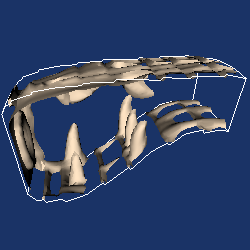

The script that drew this image:
#!/usr/bin/env python

# Generate a structured grid from field data via a write/read round-trip
# using PLOT3D combustor data, then visualize with an isosurface and outline.

import os
import tempfile

# Factory overrides
import vtkmodules.vtkInteractionStyle  # noqa: F401
import vtkmodules.vtkRenderingOpenGL2  # noqa: F401

from vtkmodules.vtkCommonColor import vtkNamedColors
from vtkmodules.vtkFiltersCore import (
    vtkContourFilter,
    vtkDataObjectToDataSetFilter,
    vtkDataSetToDataObjectFilter,
    vtkFieldDataToAttributeDataFilter,
    vtkPolyDataNormals,
    vtkStructuredGridOutlineFilter,
)
from vtkmodules.vtkIOLegacy import (
    vtkDataObjectReader,
    vtkDataObjectWriter,
    vtkStructuredGridReader,
    vtkStructuredGridWriter,
)
from vtkmodules.vtkIOParallel import vtkMultiBlockPLOT3DReader
from vtkmodules.vtkRenderingCore import (
    vtkActor,
    vtkPolyDataMapper,
    vtkRenderWindow,
    vtkRenderWindowInteractor,
    vtkRenderer,
)

# Data directory
data_dir = os.environ.get("VPE_DATA_DIR", os.path.dirname(os.path.abspath(__file__)))
tmp_dir = tempfile.gettempdir()

# Inline color helper
named_colors = vtkNamedColors()
bisque_rgb = [0.0, 0.0, 0.0]
named_colors.GetColorRGB("bisque", bisque_rgb)

# Read PLOT3D data and write as structured grid
comb = vtkMultiBlockPLOT3DReader()
comb.SetXYZFileName(os.path.join(data_dir, "combxyz.bin"))
comb.SetQFileName(os.path.join(data_dir, "combq.bin"))
comb.SetScalarFunctionNumber(100)
comb.Update()

output = comb.GetOutput().GetBlock(0)

tmp_sg = os.path.join(tmp_dir, "combsg.vtk")
wsg = vtkStructuredGridWriter()
wsg.SetInputData(output)
wsg.SetFileTypeToBinary()
wsg.SetFileName(tmp_sg)
wsg.Write()

# Read the structured grid back
pl3d = vtkStructuredGridReader()
pl3d.SetFileName(tmp_sg)

# Convert to field data
ds2do = vtkDataSetToDataObjectFilter()
ds2do.SetInputConnection(pl3d.GetOutputPort())

tmp_field = os.path.join(tmp_dir, "SGridField.vtk")
field_writer = vtkDataObjectWriter()
field_writer.SetInputConnection(ds2do.GetOutputPort())
field_writer.SetFileName(tmp_field)
field_writer.Write()

# Read the field back
dor = vtkDataObjectReader()
dor.SetFileName(tmp_field)

# Convert field to structured grid
do2ds = vtkDataObjectToDataSetFilter()
do2ds.SetInputConnection(dor.GetOutputPort())
do2ds.SetDataSetTypeToStructuredGrid()
do2ds.SetDimensionsComponent("Dimensions", 0)
do2ds.SetPointComponent(0, "Points", 0)
do2ds.SetPointComponent(1, "Points", 1)
do2ds.SetPointComponent(2, "Points", 2)
do2ds.Update()

# Assign vectors and scalars from the field
fd2ad = vtkFieldDataToAttributeDataFilter()
fd2ad.SetInputData(do2ds.GetStructuredGridOutput())
fd2ad.SetInputFieldToDataObjectField()
fd2ad.SetOutputAttributeDataToPointData()
fd2ad.SetVectorComponent(0, "Momentum", 0)
fd2ad.SetVectorComponent(1, "Momentum", 1)
fd2ad.SetVectorComponent(2, "Momentum", 2)
fd2ad.SetScalarComponent(0, "Density", 0)
fd2ad.Update()

# Isosurface at density = 0.38
iso = vtkContourFilter()
iso.SetInputConnection(fd2ad.GetOutputPort())
iso.SetValue(0, 0.38)

normals = vtkPolyDataNormals()
normals.SetInputConnection(iso.GetOutputPort())
normals.SetFeatureAngle(45)

iso_mapper = vtkPolyDataMapper()
iso_mapper.SetInputConnection(normals.GetOutputPort())
iso_mapper.ScalarVisibilityOff()

iso_actor = vtkActor()
iso_actor.SetMapper(iso_mapper)
iso_actor.GetProperty().SetColor(bisque_rgb)

# Outline
outline = vtkStructuredGridOutlineFilter()
outline.SetInputData(fd2ad.GetStructuredGridOutput())

outline_mapper = vtkPolyDataMapper()
outline_mapper.SetInputConnection(outline.GetOutputPort())

outline_actor = vtkActor()
outline_actor.SetMapper(outline_mapper)

# Renderer
renderer = vtkRenderer()
renderer.AddActor(outline_actor)
renderer.AddActor(iso_actor)
renderer.SetBackground(0.1, 0.2, 0.4)

# Window
render_window = vtkRenderWindow()
render_window.AddRenderer(renderer)
render_window.SetSize(250, 250)
render_window.SetWindowName("field to sgrid")

# Scene
cam = renderer.GetActiveCamera()
cam.SetClippingRange(3.95297, 50)
cam.SetFocalPoint(9.71821, 0.458166, 29.3999)
cam.SetPosition(2.7439, -37.3196, 38.7167)
cam.SetViewUp(-0.16123, 0.264271, 0.950876)

# Cleanup temp files
for f in [tmp_sg, tmp_field]:
    try:
        os.remove(f)
    except OSError:
        pass

# Interactor
interactor = vtkRenderWindowInteractor()
interactor.SetRenderWindow(render_window)

interactor.Initialize()
interactor.Start()
